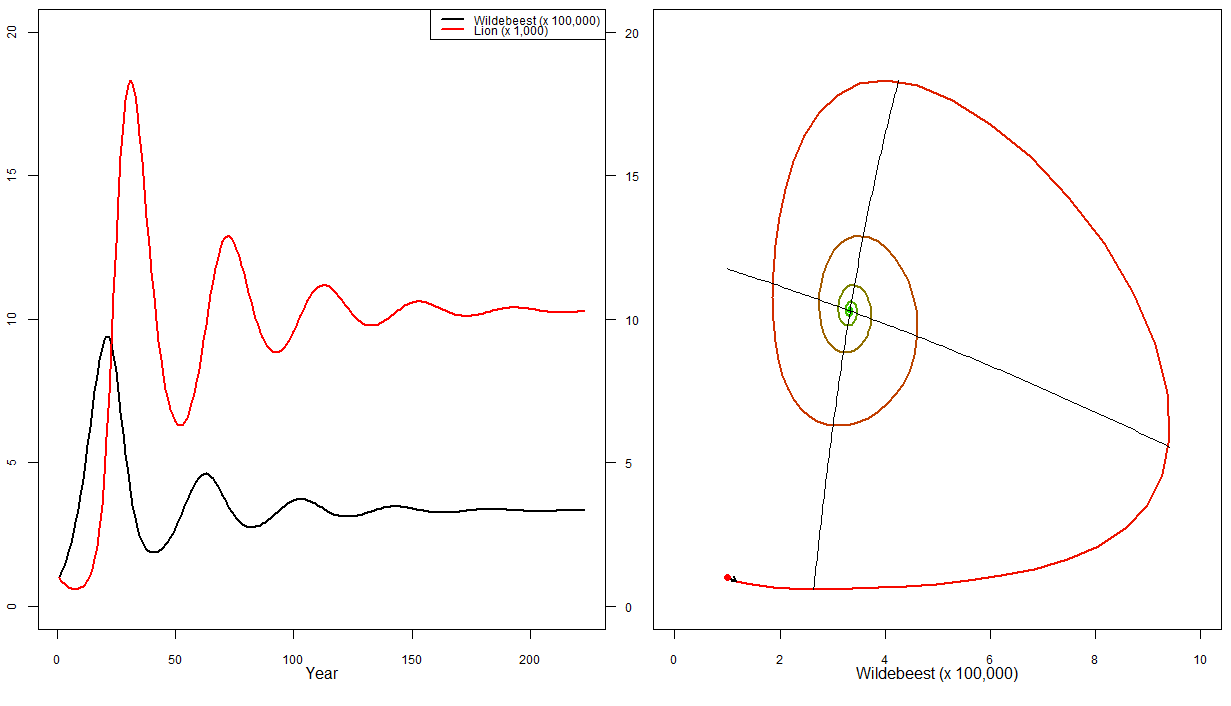

R code for this plot:

## This script file came from a 458 lab that I helped run in Spring
## 2012. We were exploring predator-prey dynamics so I coded up the
## model so that the students could play with the inputs to see how
## things changed. Of particular interest was the parameter "c" which
## controls the level of density dependence for the prey (the
## predators don't have any).

## The parameter names and fixed values come straight from the lab, so
## sorry about the poor naming. Also, I ran out of time to comment on
## much. One thing to note is that the isoclines are calculated
## numerically since they are challenging to do analytically. Also,
## the trajectory changes color based on the time step which is
## intended to give the user a sense of how fast the line is changing
## over time (e.g. long stretches of the same color are big jumps).

## Obviously it needs a lot of work but should get you started and
## it's fun to play with. If you make any updates to it let me know
## I'd love to see them.

## Execute the entire file and then explore the model. Must be done in
## RStudio w/ manipulate package loaded.

## Cole, monnahc@uw.edu | 6/2012


plot.model <- function( num.years,W0, L0, c, x.max=10, y.max=10,
                       r.W=.2, K.W=1.5e+06, surv.L = .8,
                       kill.rate=.000016, a=.05, area=90000,
                       a.prime=1460, psubc=.001, handle=5/365,
                       time.step=1){
    ## Sorry for the lack of comments!
    W <- rep(NA, len=num.years)
    L <- rep(NA, len=num.years)

    W[1] <- W0
    L[1] <- L0

    for(t in 2:num.years){
        Wt <- W[t-1]
        Lt <- L[t-1]
        density.W <- Wt/area
        killed <- Lt*a.prime*psubc*density.W/(1+handle*a.prime*psubc*density.W)
        recruits <- killed/(1/a+killed/c)
        W[t] <- Wt+Wt*r.W*(1-Wt/K.W)*time.step-killed
        L[t] <- Lt*surv.L+recruits
    }

    L2 <- L/1000
    W2 <- W/100000

    L3 <- L2/max(L2)
    W3 <- W2/max(W2)
    par(mfrow=c(1,2), mar=c(4,2,0,.5),oma=c(0,0,.5,0), cex.axis=.75)
    plot(x=1:num.years, y=W2, type="l",ann=FALSE, ylab=NA,
         lwd=2.5, ylim=c(0, y.max))
    mtext("Year", side=1, line=1.75)
    par(new=TRUE)
    plot(x=1:num.years, y=L2, type="l", axes=FALSE, ann=FALSE, col=2,
         lwd=2.5, ylim=c(0, y.max))
    legend("topright", legend=c("Wildebeest (x 100,000)",
                       "Lion (x 1,000)"), lwd=2, col=1:2, bg="white", cex=.75)
    axis(4, las=2);                     #mtext("L", side=4, line=2.5)

    plot(W2,L2, type="n", lwd=2,  ylim=c(0, y.max),
         axes=FALSE, ann=FALSE, xlim=c(0,x.max))
    axis(1); box()
    mtext("Wildebeest (x 100,000)", side=1, line=1.75)

    col.seq <- seq(0,1, len=num.years)
    my.cols <- rgb(1-col.seq, col.seq, 0)
    ##    my.cols <- rgb(1-W3, mean(c(1-W3, 1-L3)),1- L3)
    segments(x0=W2[-num.years], x1=W2[-1], y0=L2[-num.years], y1=L2[-1],
             lwd=2, col=my.cols)
    arrows(x0=W2[1], x1=W2[2], y0=L2[1], y1=L2[2],
           length=.075, lwd=2, col=1)

    points(W2[1], L2[1], pch=16, cex=1, col=2)
    W.seq <- seq(min(W),max(W), len=100)
    L.seq <- seq(min(L), max(L), len=100)
    plot.isoclines(W0=W0, L0=L0, c=c, L.seq=L.seq, W.seq=W.seq)
}


plot.isoclines <- function(W0, L0, c, num.isocline=100, L.seq, W.seq){

    W.isocline <- L.isocline <- matrix(NA, nrow=num.isocline, ncol=2)
    W.isocline[,1] <- W.seq/100000
    for(i in 1:num.isocline){
        W0.temp <- W.seq[i]
        W.isocline[i,2] <-
            optimize(isocline.W, interval=c(5,1e10), W0=W0.temp, c=c)$minimum
    }

    L.isocline[,1] <- L.seq/1000
    for(i in 1:num.isocline){
        L0.temp <- L.seq[i]
        L.isocline[i,2] <-
            optimize(isocline.L, interval=c(5,1e15), L0=L0.temp,c=c)$minimum
    }

    W.isocline[,2] <- W.isocline[,2]/1000
    L.isocline[,2] <- L.isocline[,2]/100000
    lines(L.isocline[,2] , L.isocline[,1])
    lines(W.isocline)
}

model <- function (num.years,W0, L0, c, r.W=.2, K.W=1.5e+06,
                   surv.L = .8, kill.rate=.000016, a=.05, area=90000,
                   a.prime=1460, psubc=.001,  handle=5/365,
                   time.step=1){

    W <- rep(NA, len=num.years)
    L <- rep(NA, len=num.years)

    W[1] <- W0
    L[1] <- L0

    for(t in 2:num.years){
        Wt <- W[t-1]
        Lt <- L[t-1]
        density.W <- Wt/area
        killed <- Lt*a.prime*psubc*density.W/(1+handle*a.prime*psubc*density.W)
        recruits <- killed/(1/a+killed/c)
        W[t] <- Wt+Wt*r.W*(1-Wt/K.W)*time.step-killed
        L[t] <- Lt*surv.L+recruits
    }
    return(cbind(W,L))
}

isocline.W <- function(L0, W0,c){
    result <- model(num.years=2, W0=W0, L0=L0, c=c, r.W=.2, K.W=1.5e+06,
                    surv.L = .8, kill.rate=.000016, a=.05, area=90000,
                    a.prime=1460, psubc=.001,  handle=5/365,
                    time.step=1)
    return(as.numeric(abs(result[1,1]-result[2,1])))
}

isocline.L <- function(W0, L0,c){
    result <- model(num.years=2, W0=W0, L0=L0, c=c, r.W=.2, K.W=1.5e+06,
                    surv.L = .8, kill.rate=.000016, a=.05, area=90000,
                    a.prime=1460, psubc=.001,  handle=5/365,
                    time.step=1)
    return(as.numeric(abs(result[1,2]-result[2,2])))
}


library(manipulate)
manipulate(plot.model(num.years, W0, L0,c, x.max, y.max),
           num.years=slider(10,1000, initial=50),
           W0=slider(5, 1e6, initial=100000),
           L0=slider(5, 30000, initial=1000),
           c=slider(500, 150000, initial=10000),
           x.max=slider(1,50, initial=10),
           y.max=slider(1,50, initial=20))
